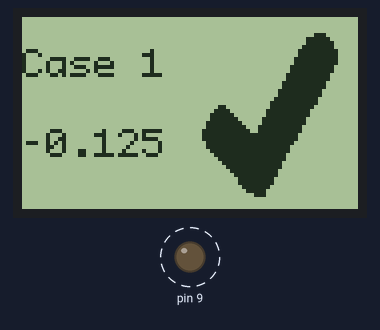
The sketch below on a simulated Arduino Uno, built with avr-gcc and run on an emulated ATmega328P. Shown: 84×48 one-colour display, output pins drawn as LEDs (lit = HIGH). Dashed ring = blinking. Pins used as bus, display or sensor lines are not drawn; what the sketch prints to the serial monitor is not drawn.

Above: at 0.9 s.
Timing chart, 0 to 130.0 s (numbered marks = the images above):
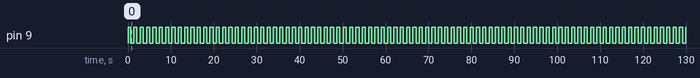

The sketch:

04_PCD_Text_Bitmap_ABP2Sensor.ino
```cpp
/*
 * This code shows Text on the LHS and a tick on the RHS of the PCD 8544 screen
 * shows digital pin output on the LHS of the screen and tick or a cross on the RHS accordingly
 * Adding ABP2 sensor
 */
#include "U8glib.h"
#include<Arduino.h>
#include<SPI.h>

U8GLIB_PCD8544 u8g(8, 4, 7, 5, 6);  // CLK=8, DIN=4, CE=7, DC=5, RST=6

double press_counts = 0; // digital pressure reading [counts]
double temp_counts = 0; // digital temperature reading [counts]
double pressure = 0; // pressure reading [bar, psi, kPa, etc.]
double temperature = 0; // temperature reading in deg C
double outputmax = 15099494; // output at maximum pressure [counts]
double outputmin = 1677722; // output at minimum pressure [counts]
double pmax = 1; // maximum value of pressure range [bar, psi, kPa, etc.]
double pmin = 0; // minimum value of pressure range [bar, psi, kPa, etc.]
double percentage = 0; // holds percentage of full scale data
char printBuffer[200], cBuff[20], percBuff[20], pBuff[20], tBuff[20];
int ref_pressure = 0.003;

const uint8_t tick_bitmap[] PROGMEM =  {
0x00, 0x00, 0x00, 0x00, 0x00, 0x00, 0x00, 0x00, 0x00, 0x00, 0x00, 0x00, 0x00, 0x00, 0x00, 0x00,
0x00, 0x00, 0x00, 0x00, 0x00, 0x00, 0x00, 0x00, 0x00, 0x00, 0x00, 0x00, 0x0E, 0x00, 0x00, 0x00,
0x00, 0x00, 0x3F, 0x00, 0x00, 0x00, 0x00, 0x00, 0x3F, 0x80, 0x00, 0x00, 0x00, 0x00, 0x7F, 0x80,
0x00, 0x00, 0x00, 0x00, 0xFF, 0xC0, 0x00, 0x00, 0x00, 0x00, 0xFF, 0xC0, 0x00, 0x00, 0x00, 0x01,
0xFF, 0xC0, 0x00, 0x00, 0x00, 0x01, 0xFF, 0xC0, 0x00, 0x00, 0x00, 0x03, 0xFF, 0x80, 0x00, 0x00,
0x00, 0x03, 0xFF, 0x80, 0x00, 0x00, 0x00, 0x07, 0xFF, 0x00, 0x00, 0x00, 0x00, 0x07, 0xFF, 0x00,
0x00, 0x00, 0x00, 0x0F, 0xFE, 0x00, 0x00, 0x00, 0x00, 0x0F, 0xFE, 0x00, 0x00, 0x00, 0x00, 0x1F,
0xFC, 0x00, 0x00, 0x00, 0x00, 0x1F, 0xFC, 0x00, 0x00, 0x00, 0x00, 0x3F, 0xF8, 0x00, 0x00, 0x00,
0x00, 0x7F, 0xF8, 0x00, 0x00, 0x0C, 0x00, 0x7F, 0xF0, 0x00, 0x00, 0x1E, 0x00, 0xFF, 0xE0, 0x00,
0x00, 0x3F, 0x00, 0xFF, 0xE0, 0x00, 0x00, 0x3F, 0x81, 0xFF, 0xC0, 0x00, 0x00, 0x7F, 0xC1, 0xFF,
0xC0, 0x00, 0x00, 0x7F, 0xE3, 0xFF, 0x80, 0x00, 0x00, 0xFF, 0xF3, 0xFF, 0x80, 0x00, 0x00, 0xFF,
0xFF, 0xFF, 0x00, 0x00, 0x00, 0xFF, 0xFF, 0xFF, 0x00, 0x00, 0x00, 0x7F, 0xFF, 0xFE, 0x00, 0x00,
0x00, 0x7F, 0xFF, 0xFC, 0x00, 0x00, 0x00, 0x3F, 0xFF, 0xFC, 0x00, 0x00, 0x00, 0x1F, 0xFF, 0xF8,
0x00, 0x00, 0x00, 0x0F, 0xFF, 0xF8, 0x00, 0x00, 0x00, 0x07, 0xFF, 0xF0, 0x00, 0x00, 0x00, 0x03,
0xFF, 0xF0, 0x00, 0x00, 0x00, 0x01, 0xFF, 0xE0, 0x00, 0x00, 0x00, 0x00, 0xFF, 0xE0, 0x00, 0x00,
0x00, 0x00, 0x7F, 0xC0, 0x00, 0x00, 0x00, 0x00, 0x7F, 0xC0, 0x00, 0x00, 0x00, 0x00, 0x3F, 0x80,
0x00, 0x00, 0x00, 0x00, 0x1F, 0x00, 0x00, 0x00, 0x00, 0x00, 0x07, 0x00, 0x00, 0x00, 0x00, 0x00,
0x00, 0x00, 0x00, 0x00, 0x00, 0x00, 0x00, 0x00, 0x00, 0x00, 0x00, 0x00, 0x00, 0x00, 0x00, 0x00,
0x00, 0x00, 0x00, 0x00, 0x00, 0x00, 0x02, 0x02, 0x02, 0x01, 0x04, 0x02, 0x02, 0x03, 0x00, 0x03,
0x00, 0x00,
};

const uint8_t cross_bitmap[] PROGMEM =  {
0x00, 0x00, 0x00, 0x00, 0x00, 0x00, 0x00, 0x00, 0x00, 0x00, 0x00, 0x00, 0x00, 0x00, 0x00, 0x00,
0x00, 0x00, 0x00, 0x60, 0x00, 0x00, 0x01, 0x80, 0x00, 0xF0, 0x00, 0x00, 0x03, 0xC0, 0x01, 0xF8,
0x00, 0x00, 0x07, 0xE0, 0x03, 0xFC, 0x00, 0x00, 0x0F, 0xF0, 0x0F, 0xFE, 0x00, 0x00, 0x1F, 0xFC,
0x0F, 0xFF, 0x00, 0x00, 0x3F, 0xFC, 0x07, 0xFF, 0x80, 0x00, 0x7F, 0xF8, 0x03, 0xFF, 0xC0, 0x00,
0xFF, 0xF0, 0x01, 0xFF, 0xE0, 0x01, 0xFF, 0xE0, 0x00, 0xFF, 0xF0, 0x03, 0xFF, 0xC0, 0x00, 0x7F,
0xFC, 0x0F, 0xFF, 0x80, 0x00, 0x3F, 0xFE, 0x1F, 0xFF, 0x00, 0x00, 0x0F, 0xFF, 0x3F, 0xFC, 0x00,
0x00, 0x07, 0xFF, 0xFF, 0xF8, 0x00, 0x00, 0x03, 0xFF, 0xFF, 0xF0, 0x00, 0x00, 0x01, 0xFF, 0xFF,
0xE0, 0x00, 0x00, 0x00, 0xFF, 0xFF, 0xC0, 0x00, 0x00, 0x00, 0x7F, 0xFF, 0x80, 0x00, 0x00, 0x00,
0x3F, 0xFF, 0x00, 0x00, 0x00, 0x00, 0x1F, 0xFE, 0x00, 0x00, 0x00, 0x00, 0x3F, 0xFF, 0x00, 0x00,
0x00, 0x00, 0x7F, 0xFF, 0x80, 0x00, 0x00, 0x00, 0xFF, 0xFF, 0xC0, 0x00, 0x00, 0x01, 0xFF, 0xFF,
0xE0, 0x00, 0x00, 0x03, 0xFF, 0xFF, 0xF0, 0x00, 0x00, 0x07, 0xFF, 0x3F, 0xF8, 0x00, 0x00, 0x1F,
0xFF, 0x3F, 0xFE, 0x00, 0x00, 0x3F, 0xFC, 0x0F, 0xFF, 0x00, 0x00, 0x7F, 0xF8, 0x07, 0xFF, 0x80,
0x00, 0xFF, 0xF0, 0x03, 0xFF, 0xC0, 0x01, 0xFF, 0xE0, 0x01, 0xFF, 0xE0, 0x03, 0xFF, 0xC0, 0x00,
0xFF, 0xF0, 0x07, 0xFF, 0x80, 0x00, 0x7F, 0xF8, 0x0F, 0xFF, 0x00, 0x00, 0x3F, 0xFC, 0x07, 0xFE,
0x00, 0x00, 0x1F, 0xF8, 0x03, 0xFC, 0x00, 0x00, 0x0F, 0xF0, 0x01, 0xF8, 0x00, 0x00, 0x07, 0xE0,
0x00, 0xF0, 0x00, 0x00, 0x03, 0xC0, 0x00, 0x60, 0x00, 0x00, 0x01, 0x80, 0x00, 0x00, 0x00, 0x00,
0x00, 0x00, 0x00, 0x00, 0x00, 0x00, 0x00, 0x00, 0x00, 0x00, 0x00, 0x00, 0x00, 0x00, 0x00, 0x00,
0x00, 0x00, 0x00, 0x00, 0x00, 0x00, 0x00, 0x00, 0x00, 0x00, 0x00, 0x00, 0x00, 0x00, 0x00, 0x00,
0x00, 0x00, 0x00, 0x00, 0x00, 0x00, 0x02, 0x02, 0x02, 0x01, 0x04, 0x02, 0x02, 0x03, 0x00, 0x03,
0x00, 0x00,
};

void setup(void) {
//  analogWrite(backlight_pin, 50);  /* Set the Backlight intensity */
  Serial.begin (9600);
  pinMode (9, OUTPUT);
  digitalWrite (9, HIGH);

   while (!Serial) {
 delay(10);
 }
 sprintf(printBuffer, "\nStatus Register, 24-bit Sensor data, Digital Pressure Counts,\
 Percentage of full scale pressure,Pressure Output, Temperature\n");
 Serial.println(printBuffer);
 SPI.begin();
 pinMode(10, OUTPUT); // pin 10 as SS
 digitalWrite(10, HIGH); // set SS High

}

void draw_1(void) {
  u8g.drawBitmapP( 37, 0, 6, 50, tick_bitmap);  // put bitmap ( 37, 0, 6, 50, brainy_bitmap)
  u8g.setFont(u8g_font_profont11);  // select font
  u8g.drawStr(0, 15, "Case 1");  // put string of display at position X, Y
  u8g.drawStr(0, 35, pBuff);
  u8g.setPrintPos(15, 15);  // set position
  u8g.setPrintPos(15, 35);
//  u8g.drawStr(20, 35, "kPa");
}

void draw_2(void) {
  u8g.drawBitmapP( 37, 0, 6, 50, cross_bitmap);  // put bitmap ( 37, 0, 6, 50, brainy_bitmap)
  u8g.setFont(u8g_font_profont11);  // select font
  u8g.drawStr(0, 15, "Case 2");  // put string of display at position X, Y
  u8g.drawStr(0, 35, pBuff);
  u8g.setPrintPos(15, 15);  // set position
  u8g.setPrintPos(15, 35);
//  u8g.drawStr(20, 35, "kPa");
}

void loop(void) {

 while (1) {
 uint8_t data[7] = {0xFA, 0x00, 0x00, 0x00, 0x00, 0x00, 0x00}; // holds output data
 uint8_t cmd[3] = {0xAA, 0x00, 0x00}; // command to be sent
 SPI.beginTransaction(SPISettings(200000, MSBFIRST, SPI_MODE0)); //SPI at 200kHz
 digitalWrite(10, LOW); // set SS Low
 SPI.transfer(cmd, 3); // send Read Command
 digitalWrite(10, HIGH); // set SS High
 delay(10); // wait for conversion
 digitalWrite(10, LOW);
 SPI.transfer(data, 7);
 digitalWrite(10, HIGH);
 SPI.endTransaction();
 press_counts = data[3] + data[2] * 256 + data[1] * 65536; // calculate digital pressure counts
 temp_counts = data[6] + data[5] * 256 + data[4] * 65536; // calculate digital temperature counts
 temperature = (temp_counts * 200 / 16777215) - 50; // calculate temperature in deg c
 percentage = (press_counts / 16777215) * 100; // calculate pressure as percentage of full scale
 //calculation of pressure value according to equation 2 of datasheet
 pressure = ((press_counts - outputmin) * (pmax - pmin)) / (outputmax - outputmin) + pmin;
 dtostrf(press_counts, 4, 1, cBuff);
 dtostrf(percentage, 4, 3, percBuff);
 dtostrf(pressure, 4, 3, pBuff);
 dtostrf(temperature, 4, 3, tBuff);

  sprintf(printBuffer, "%x\t%2x %2x %2x\t%s\t%s\t%s\t%s \n", data[0], data[1], data[2], data[3],
 cBuff, percBuff, pBuff, tBuff);
 Serial.print(printBuffer);
 delay(10);

   Serial.println (digitalRead (9), DEC);
  delay (500);
  digitalWrite (9, !digitalRead (9));

// convert char to int for comparison


u8g.firstPage();
  do {
    if (pBuff >= (char)0.003)
    {
      draw_1();
    }
    else if (pBuff <= (char)0.003)
    {
      draw_2();
    }
  } while( u8g.nextPage() );

  delay(5);  // Delay of 5sec before accessing DHT11 (min - 2sec)

// break; // why is this affecting the text display?
 }

}
```

Measured:
- by itself, pin 9: alternates HIGH for 0.74 s and LOW for 0.74 s
